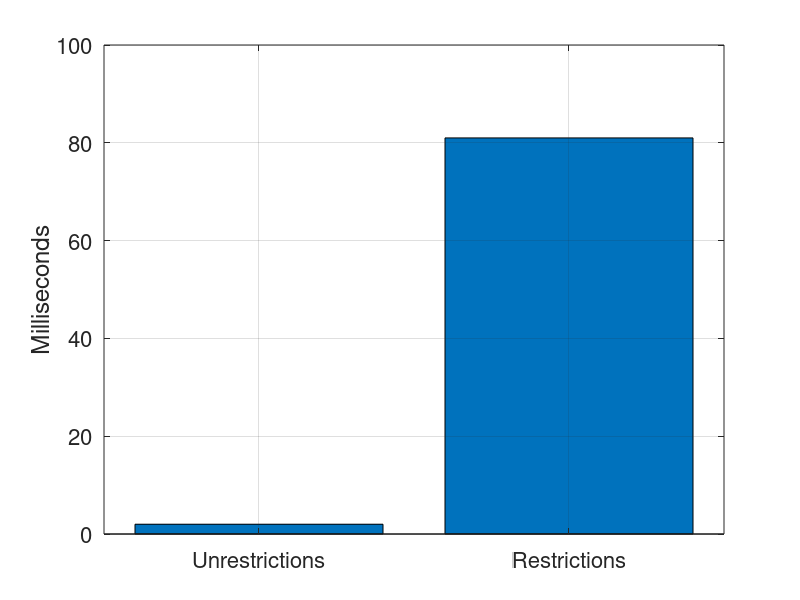

Write the MATLAB code that produced this figure.
function plotoverhead()
x1=[2 81];
colormap summer
bar([x1])
%xlabel('The number of endorsing sensors')
ylabel('Milliseconds')
%axis([0,0,0,120])
grid
set(gca, 'XTickLabel', {'Unrestrictions'; 'Restrictions'})
h = get(gca, 'xlabel');
set(h, 'FontSize', [16])
h = get(gca, 'ylabel');
set(h, 'FontSize', [16])
h = get(gca, 'title')
set(h, 'FontSize', [16])
set(gca, 'FontSize', [16])

